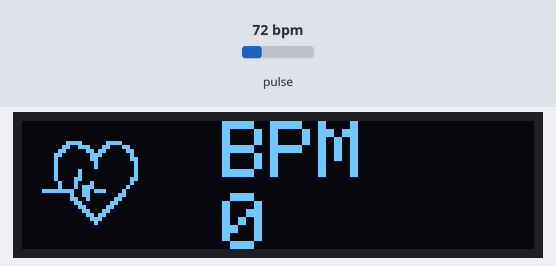
Bench run of a sketch on a simulated ESP32. Shown: 128×32 one-colour display. The test bench sets the inputs (shaded band); at power-on: pulse 72 bpm. WiFi joins after 1.5 s; servers stay silent unless stated; the display library's start-up logo is not drawn; no MQTT or app messages arrive unless stated; what the sketch prints to the serial monitor is not drawn.

Above: at 23.3 s.
At 24.2 s:
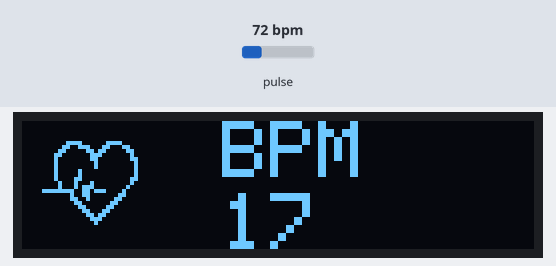
At 25.0 s:
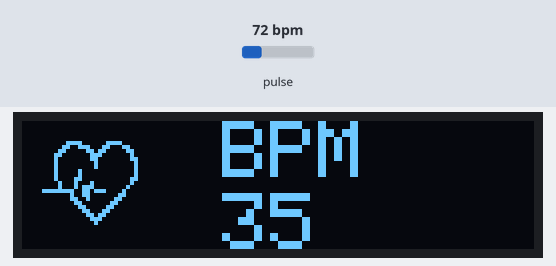
At 25.9 s:
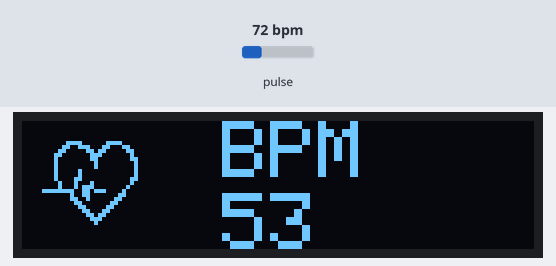
At 76.4 s:
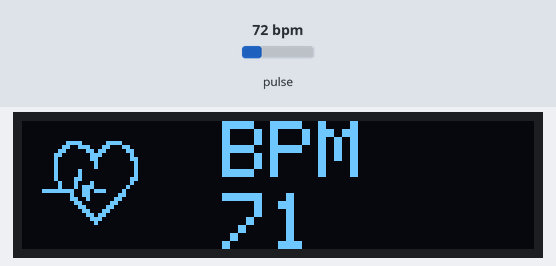
At 129.31 s:
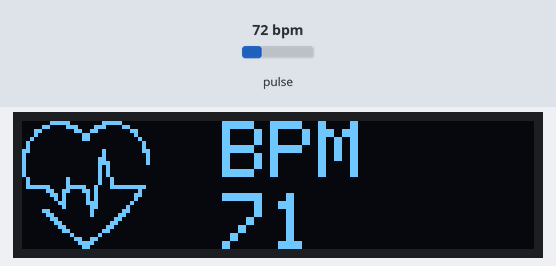

The sketch:

python_pico_mqtt.ino
```cpp
#include <Adafruit_GFX.h>        //OLED  libraries
#include <Adafruit_SSD1306.h>
#include <Wire.h>
#include "MAX30105.h"           //MAX3010x library
#include "heartRate.h"          //Heart rate  calculating algorithm
#include <WiFi.h>
#include <MQTT.h>

MAX30105 particleSensor;

WiFiClient net;
MQTTClient client;

const byte RATE_SIZE  = 4; //Increase this for more averaging. 4 is good.
byte rates[RATE_SIZE]; //Array  of heart rates
byte rateSpot = 0;
long lastBeat = 0; //Time at which the last  beat occurred
float beatsPerMinute;
int beatAvg;
String beatAVGdb = String(beatAvg);
const int sampleSizeToFavoriot = 5;
int sensorValuesToFavoriot[sampleSizeToFavoriot];
int sampleIndexToFavoriot = 0;

#define SCREEN_WIDTH  128 // OLED display width, in pixels
#define SCREEN_HEIGHT 32 // OLED display  height, in pixels
#define OLED_RESET    -1 // Reset pin # (or -1 if sharing Arduino  reset pin)

Adafruit_SSD1306 display(SCREEN_WIDTH, SCREEN_HEIGHT, &Wire, OLED_RESET);  //Declaring the display name (display)

static const unsigned char PROGMEM  logo2_bmp[] =
{ 0x03, 0xC0, 0xF0, 0x06, 0x71, 0x8C, 0x0C, 0x1B, 0x06, 0x18, 0x0E,  0x02, 0x10, 0x0C, 0x03, 0x10,              //Logo2 and Logo3 are two bmp pictures  that display on the OLED if called
0x04, 0x01, 0x10, 0x04, 0x01, 0x10, 0x40,  0x01, 0x10, 0x40, 0x01, 0x10, 0xC0, 0x03, 0x08, 0x88,
0x02, 0x08, 0xB8, 0x04,  0xFF, 0x37, 0x08, 0x01, 0x30, 0x18, 0x01, 0x90, 0x30, 0x00, 0xC0, 0x60,
0x00,  0x60, 0xC0, 0x00, 0x31, 0x80, 0x00, 0x1B, 0x00, 0x00, 0x0E, 0x00, 0x00, 0x04, 0x00,  };

static const unsigned char PROGMEM logo3_bmp[] =
{ 0x01, 0xF0, 0x0F,  0x80, 0x06, 0x1C, 0x38, 0x60, 0x18, 0x06, 0x60, 0x18, 0x10, 0x01, 0x80, 0x08,
0x20,  0x01, 0x80, 0x04, 0x40, 0x00, 0x00, 0x02, 0x40, 0x00, 0x00, 0x02, 0xC0, 0x00, 0x08,  0x03,
0x80, 0x00, 0x08, 0x01, 0x80, 0x00, 0x18, 0x01, 0x80, 0x00, 0x1C, 0x01,  0x80, 0x00, 0x14, 0x00,
0x80, 0x00, 0x14, 0x00, 0x80, 0x00, 0x14, 0x00, 0x40,  0x10, 0x12, 0x00, 0x40, 0x10, 0x12, 0x00,
0x7E, 0x1F, 0x23, 0xFE, 0x03, 0x31,  0xA0, 0x04, 0x01, 0xA0, 0xA0, 0x0C, 0x00, 0xA0, 0xA0, 0x08,
0x00, 0x60, 0xE0,  0x10, 0x00, 0x20, 0x60, 0x20, 0x06, 0x00, 0x40, 0x60, 0x03, 0x00, 0x40, 0xC0,
0x01,  0x80, 0x01, 0x80, 0x00, 0xC0, 0x03, 0x00, 0x00, 0x60, 0x06, 0x00, 0x00, 0x30, 0x0C,  0x00,
0x00, 0x08, 0x10, 0x00, 0x00, 0x06, 0x60, 0x00, 0x00, 0x03, 0xC0, 0x00,  0x00, 0x01, 0x80, 0x00  };

char ssid[] = "WiFi-Pelajar"; //  your network SSID (name)
char pass[] = "Student@mjiI";    // your network password (use for WPA, or use as key for WEP)

const String DEVICE = "sleep_monitor@naufal3003"; // Replace with the id_developer of your device
//String beatAVGdb; // Text to send

int status = WL_IDLE_STATUS;

unsigned long lastMillis = 0;

void connect() {
  Serial.print("checking wifi...");
  while (WiFi.status() != WL_CONNECTED) {
    Serial.print(".");
    delay(1000);
  }

  Serial.print("\nconnecting...");
  while (!client.connect("naufa-pico-w-heartbeat", "RuX2xA0tsjaDXWkiFhlCABZWDacRMytA", "RuX2xA0tsjaDXWkiFhlCABZWDacRMytA")) {
    Serial.print(".");
    delay(1000);
  }

  Serial.println("\nconnected!");

  // client.subscribe("/hello");
  // client.unsubscribe("/hello");
}

void messageReceived(String &topic, String &payload) {
  Serial.println("incoming: " + topic + " - " + payload);

  // Note: Do not use the client in the callback to publish, subscribe or
  // unsubscribe as it may cause deadlocks when other things arrive while
  // sending and receiving acknowledgments. Instead, change a global variable,
  // or push to a queue and handle it in the loop after calling `client.loop()`.
}

void updateToFavoriot(int average){

  String json = "{\"device_developer_id\":\"sleep_monitor@naufal3003\",\"data\":{\"heartbeat\":\""+String(average)+"\"}}";

  client.publish("RuX2xA0tsjaDXWkiFhlCABZWDacRMytA/v2/streams", json);

}

void setup() {

  //Initialize serial and wait for port to open:
  Serial.begin(9600);

  // check for the presence of the shield:
  // attempt to connect to Wifi network:
  while (status != WL_CONNECTED) {
    Serial.print("Attempting to connect to SSID: ");
    Serial.println(ssid);
    // Connect to WPA/WPA2 network. Change this line if using open or WEP network:
    status = WiFi.begin(ssid, pass);
    // wait 10 seconds for connection:
    delay(10000);
  }
  Serial.println("Connected to wifi");

  display.begin(SSD1306_SWITCHCAPVCC,  0x3C); //Start the OLED display
  display.display();
  delay(3000);
  //  Initialize sensor
  particleSensor.begin(Wire, I2C_SPEED_FAST); //Use default  I2C port, 400kHz speed
  particleSensor.setup(); //Configure sensor with default  settings
  particleSensor.setPulseAmplitudeRed(0x0A); //Turn Red LED to low to  indicate sensor is running

  client.begin("mqtt.favoriot.com", net);
  client.onMessage(messageReceived);

  connect();
}

void loop() {
  client.loop();
  delay(10);  // <- fixes some issues with WiFi stability

  if (!client.connected()) {
    connect();
  }

  //Reading the IR value it will permit us to know if there's a finger on the  sensor or not
  //Also detecting a heartbeat

  long irValue = particleSensor.getIR();

  //If a finger is detected
  if(irValue  > 7000){
    display.clearDisplay();                                   //Clear the display
    display.drawBitmap(5, 5, logo2_bmp, 24, 21, WHITE);       //Draw the first bmp  picture (little heart)
    display.setTextSize(2);                                   //Near  it display the average BPM you can display the BPM if you want
    display.setTextColor(WHITE);
    display.setCursor(50,0);
    display.println("BPM");
    display.setCursor(50,18);
    display.println(beatAvg);
    display.display();

    if (checkForBeat(irValue) == true)                        //If  a heart beat is detected
    {
      display.clearDisplay();                                //Clear  the display
      display.drawBitmap(0, 0, logo3_bmp, 32, 32, WHITE);    //Draw  the second picture (bigger heart)
      display.setTextSize(2);                                //And  still displays the average BPM
      display.setTextColor(WHITE);
      display.setCursor(50,0);
      display.println("BPM");
      display.setCursor(50,18);
      display.println(beatAvg);
      display.display();
      //tone(3,1000);                                        //And  tone the buzzer for a 100ms you can reduce it it will be better
      delay(100);
      //noTone(3);                                          //Deactivate the buzzer  to have the effect of a "bip"
      //We sensed a beat!
      long delta = millis()  - lastBeat;                   //Measure duration between two beats
      lastBeat  = millis();

      beatsPerMinute = 60 / (delta / 1000.0);           //Calculating  the BPM

      if (beatsPerMinute < 150 && beatsPerMinute > 60)               //To  calculate the average we strore some values (4) then do some math to calculate the  average
      {
        rates[rateSpot++] = (byte)beatsPerMinute; //Store this  reading in the array
        rateSpot %= RATE_SIZE; //Wrap variable

        //Take  average of readings
        beatAvg = 0;
        for (byte x = 0 ; x < RATE_SIZE  ; x++)
          beatAvg += rates[x];

        beatAvg /= RATE_SIZE;

        sensorValuesToFavoriot[sampleIndexToFavoriot] = beatAvg;  // Store sensor value in the array
        sampleIndexToFavoriot++;  // Increment the current index

        if (sampleIndexToFavoriot == sampleSizeToFavoriot) {
          // Calculate the average when the desired sample size is reached
          int total = 0;  // Running sum of sensor readings
          for (int i = 0; i < sampleSizeToFavoriot; i++) {
            total += sensorValuesToFavoriot[i];  // Add each sensor value to the sum
          }

          int average = total / sampleSizeToFavoriot;  // Calculate the average
          Serial.print("Average Heart Rate: ");
          Serial.println(average);

          updateToFavoriot(average);

          // Reset the current index to start storing values from the beginning of the array
          sampleIndexToFavoriot = 0;
        }
      }
    }
  }

  //If no finger is detected it inform  the user and put the average BPM to 0 or it will be stored for the next measure
  if (irValue < 7000){
    beatAvg=0;
    display.clearDisplay();
    display.setTextSize(1);
    display.setTextColor(WHITE);
    display.setCursor(5,1);
    display.println("Please wait for 30s ");
    display.setCursor(30,10);
    display.println("after place ");
    display.setCursor(30,20);
    display.println("your finger ");
    display.display();
    //noTone(3);
  }
}
```

Measured:
- what the display in image 0 shows lasts 0.7 s, from 23.3 s to 24.0 s
